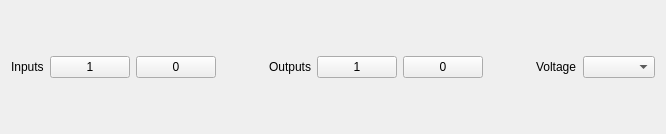
<?xml version="1.0" encoding="UTF-8"?>
<ui version="4.0">
 <class>Gpio</class>
 <widget class="QWidget" name="Gpio">
  <property name="geometry">
   <rect>
    <x>0</x>
    <y>0</y>
    <width>666</width>
    <height>134</height>
   </rect>
  </property>
  <property name="sizePolicy">
   <sizepolicy hsizetype="Preferred" vsizetype="Minimum">
    <horstretch>0</horstretch>
    <verstretch>0</verstretch>
   </sizepolicy>
  </property>
  <property name="windowTitle">
   <string>Form</string>
  </property>
  <layout class="QHBoxLayout" name="horizontalLayout">
   <item>
    <widget class="QLabel" name="inputsLabel">
     <property name="text">
      <string>Inputs</string>
     </property>
    </widget>
   </item>
   <item>
    <widget class="QPushButton" name="input1Button">
     <property name="text">
      <string>1</string>
     </property>
     <property name="checkable">
      <bool>true</bool>
     </property>
    </widget>
   </item>
   <item>
    <widget class="QPushButton" name="input0Button">
     <property name="text">
      <string>0</string>
     </property>
     <property name="checkable">
      <bool>true</bool>
     </property>
    </widget>
   </item>
   <item>
    <spacer name="horizontalSpacer_2">
     <property name="orientation">
      <enum>Qt::Horizontal</enum>
     </property>
     <property name="sizeHint" stdset="0">
      <size>
       <width>40</width>
       <height>20</height>
      </size>
     </property>
    </spacer>
   </item>
   <item>
    <widget class="QLabel" name="outputsLabel">
     <property name="text">
      <string>Outputs</string>
     </property>
    </widget>
   </item>
   <item>
    <widget class="QPushButton" name="output1Button">
     <property name="text">
      <string>1</string>
     </property>
     <property name="checkable">
      <bool>true</bool>
     </property>
    </widget>
   </item>
   <item>
    <widget class="QPushButton" name="output0Button">
     <property name="text">
      <string>0</string>
     </property>
     <property name="checkable">
      <bool>true</bool>
     </property>
    </widget>
   </item>
   <item>
    <spacer name="horizontalSpacer">
     <property name="orientation">
      <enum>Qt::Horizontal</enum>
     </property>
     <property name="sizeHint" stdset="0">
      <size>
       <width>40</width>
       <height>20</height>
      </size>
     </property>
    </spacer>
   </item>
   <item>
    <widget class="QLabel" name="voltageLabel">
     <property name="text">
      <string>Voltage</string>
     </property>
    </widget>
   </item>
   <item>
    <widget class="QComboBox" name="voltageComboBox"/>
   </item>
  </layout>
 </widget>
 <resources/>
 <connections/>
</ui>
